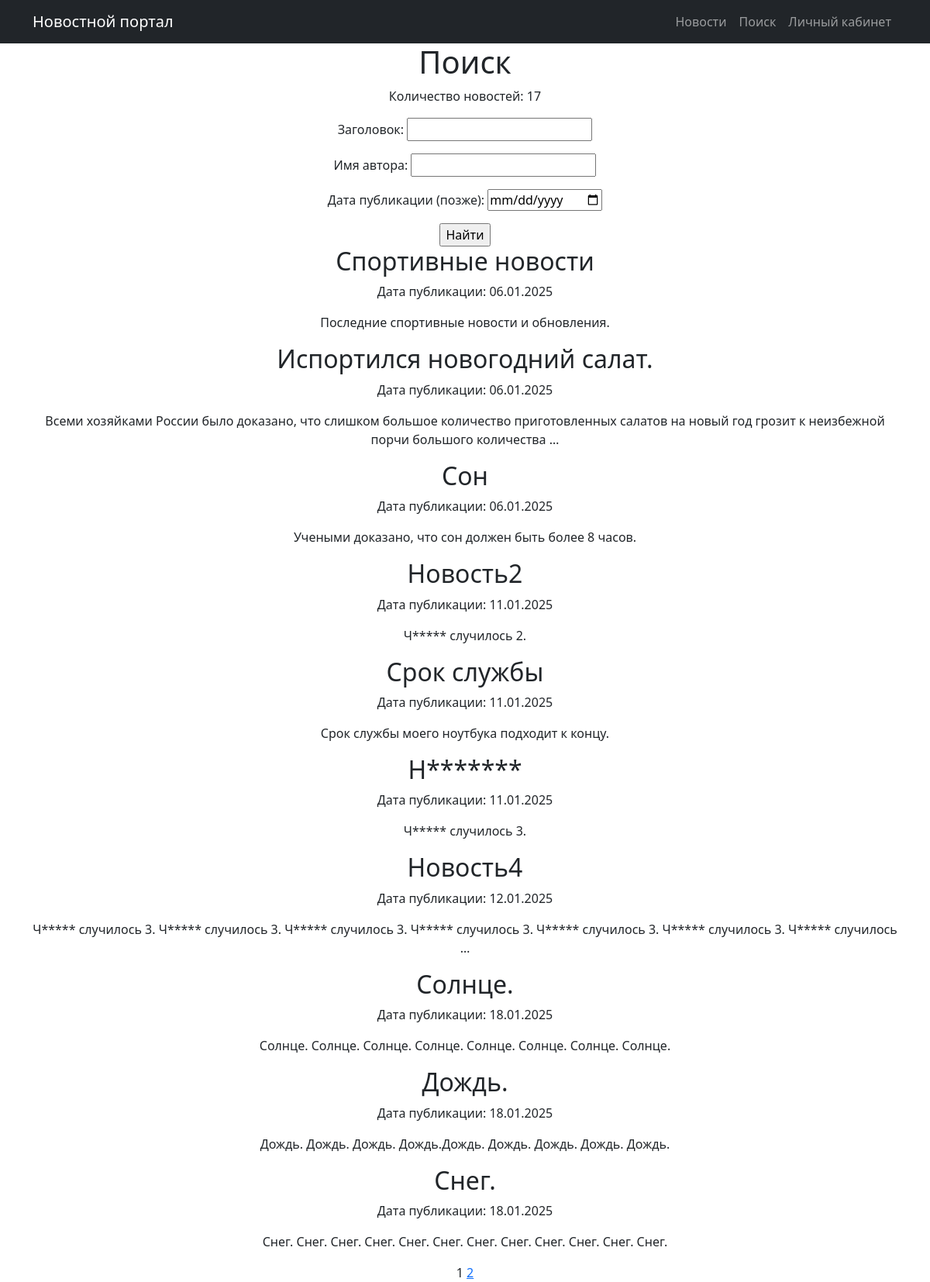
/posts/search/, run on the app's committed database.
### news/models.py (models this page shows, shortened)
class Post(models.Model):
    author = models.ForeignKey(Author, on_delete=models.CASCADE, related_name="posts")
    post_type = models.CharField(max_length=2, choices=POST_TYPES, default=article)
    created_at = models.DateTimeField(auto_now_add=True)
    categories = models.ManyToManyField(Category, through='PostCategory', related_name="posts")
    title = models.CharField(max_length=128)
    content = models.TextField()
    rating = models.IntegerField(default=0)

### news/views.py (the view)
# urls.py: path('posts/search/', NewsSearch.as_view(), name='news_search'),
class NewsSearch(ListView):
    model = Post
    template_name = 'post/news_search.html'
    context_object_name = 'posts'
    paginate_by = 10
    def get_queryset(self):
        queryset = super().get_queryset()
        self.filterset = NewsFilter(self.request.GET, queryset)
        return self.filterset.qs
    def get_context_data(self, **kwargs):
        context = super().get_context_data(**kwargs)
        context['filterset'] = self.filterset
        return context

### news/templatetags/custom_filters.py (called while the page is built)
@register.filter()
def censor(value):
    if not isinstance(value, str):
        raise TypeError("Фильтр 'censor' может применяться только к строкам.")
    for words in unwanted_words:
        value = value.replace(words[1:], '*' * len(words[1:]))
    return value

### news/templatetags/custom_tags.py (called while the page is built)
@register.simple_tag(takes_context=True)
def url_replace(context, **kwargs):
   d = context['request'].GET.copy()
   for k, v in kwargs.items():
       d[k] = v
   return d.urlencode()

### templates/post/news_search.html (shortened to what this page needs)
{% extends 'flatpages/default.html' %}
{% load custom_filters %}
{% load custom_tags %}
{% block content %}
    <h1>Поиск</h1>
    <p>Количество новостей: {{ filterset.qs.count }}</p>
   <form action="" method="get">
       {{ filterset.form.as_p }}
       <input type="submit" value="Найти" />
   </form>
    {% for post in posts %}
        <h2>{{ post.title|censor }}</h2>
        <p>Дата публикации: {{ post.created_at|date:"d.m.Y" }}</p>
        <p>{{ post.content|truncatewords:20|censor }}</p>
    {% endfor %}
   {{ page_obj.number }}
   {% if page_obj.has_next %}
       <a href="?{% url_replace page=page_obj.next_page_number %}">{{ page_obj.next_page_number }}</a>
   {% endif %}
{% endblock content %}

### data on the page
Post: title|censor "Спортивные новости", created_at "06.01.2025", content|censor "Последние спортивные новости и обновления."
Post: title|censor "Испортился новогодний салат.", created_at "06.01.2025", content|censor "Всеми хозяйками России было доказано, что слишком большое количество приготовленных салатов на новый год грозит к неизбежной порчи большого количества …"
Post: title|censor "Сон", created_at "06.01.2025", content|censor "Учеными доказано, что сон должен быть более 8 часов."
Post: title|censor "Новость2", created_at "11.01.2025", content|censor "Ч***** случилось 2."
Post: title|censor "Срок службы", created_at "11.01.2025", content|censor "Срок службы моего ноутбука подходит к концу."
Post: title|censor "Н*******", created_at "11.01.2025", content|censor "Ч***** случилось 3."
Post: title|censor "Новость4", created_at "12.01.2025", content|censor "Ч***** случилось 3. Ч***** случилось 3. Ч***** случилось 3. Ч***** случилось 3. Ч***** случилось 3. Ч***** случилось 3. Ч***** случилось …"
Post: title|censor "Солнце.", created_at "18.01.2025", content|censor "Солнце. Солнце. Солнце. Солнце. Солнце. Солнце. Солнце. Солнце."
Post: title|censor "Дождь.", created_at "18.01.2025", content|censor "Дождь. Дождь. Дождь. Дождь.Дождь. Дождь. Дождь. Дождь. Дождь."
Post: title|censor "Снег.", created_at "18.01.2025", content|censor "Снег. Снег. Снег. Снег. Снег. Снег. Снег. Снег. Снег. Снег. Снег. Снег."

### other printed values
{{ filterset.qs.count }} "17"
{{ page_obj.number }} "1"
{{ page_obj.next_page_number }} "2"
